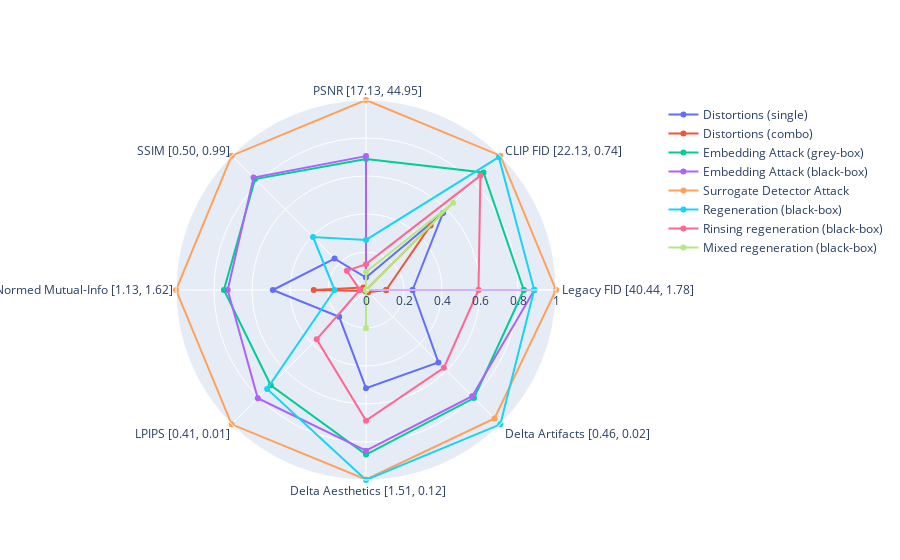

Here is the notebook cell this chart was saved with:
### Code cell
import plotly
import plotly.graph_objects as go
import numpy as np
import warnings
from dev import *

warnings.filterwarnings("ignore")


QUALITY_METRICS = {
    "legacy_fid": "Legacy FID",
    "clip_fid": "CLIP FID",
    "psnr": "PSNR",
    "ssim": "SSIM",
    "nmi": "Normed Mutual-Info",
    "lpips": "LPIPS",
    "aesthetics": "Delta Aesthetics",
    "artifacts": "Delta Artifacts",
}

aggregate_attack_name_dict = {
    "Distortions (single)": [
        "distortion_single_rotation",
        "distortion_single_resizedcrop",
        "distortion_single_erasing",
        "distortion_single_brightness",
        "distortion_single_contrast",
        "distortion_single_blurring",
        "distortion_single_noise",
        "distortion_single_jpeg",
    ],
    "Distortions (combo)": [
        "distortion_combo_geometric",
        "distortion_combo_photometric",
        "distortion_combo_degradation",
        "distortion_combo_all",
    ],
    "Embedding Attack (grey-box)": ["adv_emb_same_vae_untg"],
    "Embedding Attack (black-box)": [
        "adv_emb_clip_untg_alphaRatio_0.05_step_200",
        "adv_emb_sdxl_vae_untg",
        "adv_emb_klf16_vae_untg",
    ],
    "Surrogate Detector Attack": ["adv_cls_wm1_wm2_0.01_50_warm"],
    "Regeneration (black-box)": ["regen_diffusion", "kl_vae"],
    "Rinsing regeneration (black-box)": ["2x_regen", "4x_regen"],
    "Mixed regeneration (black-box)": ["4x_regen_bmshj", "4x_regen_kl_vae"],
}


result_dict = {k: {} for k in aggregate_attack_name_dict.keys()}
for aggregate_attack_name, attack_names in aggregate_attack_name_dict.items():
    qualities = {k: [] for k in QUALITY_METRICS.keys()}
    for attack_name in attack_names:
        json_dict = get_all_json_paths(
            lambda _dataset_name, _attack_name, _attack_strength, _source_name, _result_type: (
                (not _source_name.startswith("real")) and (_attack_name == attack_name)
            )
        )
        record_keys = set(
            [(key[0], key[3], key[1], key[2]) for key in json_dict.keys()]
        )
        for dataset_name, source_name, attack_name, attack_strength in record_keys:
            quality = get_quality(
                dataset_name,
                source_name,
                attack_name,
                attack_strength,
                mode="removal",
            )
            for mode in QUALITY_METRICS.keys():
                if quality[mode] is not None:
                    qualities[mode].append(quality[mode][0])
    for mode in QUALITY_METRICS.keys():
        result_dict[aggregate_attack_name][mode] = (
            np.array(qualities[mode]).mean()
            if mode != "artifacts"
            else -np.array(qualities[mode]).mean()
        )


fig = go.Figure()


# Retrieve the default Plotly colors
default_colors = plotly.colors.DEFAULT_PLOTLY_COLORS

alpha = 0.0  # Set your desired alpha value here, e.g., 0.5 for 50% transparency
modified_colors = [
    color.replace("rgb", "rgba").replace(")", f", {alpha})") for color in default_colors
]

left_dict = {}
right_dict = {}
for mode in QUALITY_METRICS.keys():
    qualities = []
    for aggregate_attack_name in aggregate_attack_name_dict.keys():
        qualities.append(result_dict[aggregate_attack_name][mode])
    if mode not in ["psnr", "ssim", "nmi"]:
        left_dict[mode] = max(qualities)
        right_dict[mode] = min(qualities)
    else:
        left_dict[mode] = min(qualities)
        right_dict[mode] = max(qualities)

for index, aggregate_attack_name in enumerate(aggregate_attack_name_dict.keys()):
    r = np.array(list(result_dict[aggregate_attack_name].values()))
    r = (r - np.array(list(left_dict.values()))) / (
        np.array(list(right_dict.values())) - np.array(list(left_dict.values()))
    )
    r = r.tolist()
    r.append(r[0])
    theta = [
        f" {v} [{l:.2f}, {r:.2f}]"
        for v, l, r in zip(
            QUALITY_METRICS.values(), left_dict.values(), right_dict.values()
        )
    ]
    theta.append(theta[0])
    fig.add_trace(
        go.Scatterpolar(
            r=r,
            theta=theta,
            fill="toself",
            name=aggregate_attack_name,
            fillcolor=modified_colors[index],
        )
    )

fig.update_layout(
    polar=dict(radialaxis=dict(visible=True, range=[0, 1])), showlegend=True
)

fig.show()

### Figure 1 — Plotly figure (JSON) as saved in the notebook; plotly's stock layout.template omitted (floating-point values rounded to 4 significant figures)
{"data": [{"fill": "toself", "fillcolor": "rgba(31, 119, 180, 0.0)", "name": "Distortions (single)", "r": [0.2451, 0.5736, 0.06565, 0.234, 0.4902, 0.1997, 0.5165, 0.5388, 0.2451], "theta": [" Legacy FID [40.44, 1.78]", " CLIP FID [22.13, 0.74]", " PSNR [17.13, 44.95]", " SSIM [0.50, 0.99]", " Normed Mutual-Info [1.13, 1.62]", " LPIPS [0.41, 0.01]", " Delta Aesthetics [1.51, 0.12]", " Delta Artifacts [0.46, 0.02]", " Legacy FID [40.44, 1.78]"], "type": "scatterpolar"}, {"fill": "toself", "fillcolor": "rgba(255, 127, 14, 0.0)", "name": "Distortions (combo)", "r": [0.1061, 0.4807, 0, 0.01926, 0.2752, 0.006924, 0, 0.01685, 0.1061], "theta": [" Legacy FID [40.44, 1.78]", " CLIP FID [22.13, 0.74]", " PSNR [17.13, 44.95]", " SSIM [0.50, 0.99]", " Normed Mutual-Info [1.13, 1.62]", " LPIPS [0.41, 0.01]", " Delta Aesthetics [1.51, 0.12]", " Delta Artifacts [0.46, 0.02]", " Legacy FID [40.44, 1.78]"], "type": "scatterpolar"}, {"fill": "toself", "fillcolor": "rgba(44, 160, 44, 0.0)", "name": "Embedding Attack (grey-box)", "r": [0.8304, 0.8748, 0.6889, 0.8254, 0.7477, 0.7091, 0.8663, 0.804, 0.8304], "theta": [" Legacy FID [40.44, 1.78]", " CLIP FID [22.13, 0.74]", " PSNR [17.13, 44.95]", " SSIM [0.50, 0.99]", " Normed Mutual-Info [1.13, 1.62]", " LPIPS [0.41, 0.01]", " Delta Aesthetics [1.51, 0.12]", " Delta Artifacts [0.46, 0.02]", " Legacy FID [40.44, 1.78]"], "type": "scatterpolar"}, {"fill": "toself", "fillcolor": "rgba(214, 39, 40, 0.0)", "name": "Embedding Attack (black-box)", "r": [0.886, 0, 0.7046, 0.8372, 0.7279, 0.8054, 0.8459, 0.7902, 0.886], "theta": [" Legacy FID [40.44, 1.78]", " CLIP FID [22.13, 0.74]", " PSNR [17.13, 44.95]", " SSIM [0.50, 0.99]", " Normed Mutual-Info [1.13, 1.62]", " LPIPS [0.41, 0.01]", " Delta Aesthetics [1.51, 0.12]", " Delta Artifacts [0.46, 0.02]", " Legacy FID [40.44, 1.78]"], "type": "scatterpolar"}, {"fill": "toself", "fillcolor": "rgba(148, 103, 189, 0.0)", "name": "Surrogate Detector Attack", "r": [1, 1, 1, 1, 1, 1, 0.9973, 0.9566, 1], "theta": [" Legacy FID [40.44, 1.78]", " CLIP FID [22.13, 0.74]", " PSNR [17.13, 44.95]", " SSIM [0.50, 0.99]", " Normed Mutual-Info [1.13, 1.62]", " LPIPS [0.41, 0.01]", " Delta Aesthetics [1.51, 0.12]", " Delta Artifacts [0.46, 0.02]", " Legacy FID [40.44, 1.78]"], "type": "scatterpolar"}, {"fill": "toself", "fillcolor": "rgba(140, 86, 75, 0.0)", "name": "Regeneration (black-box)", "r": [0.8854, 0.9888, 0.2638, 0.3946, 0.1651, 0.7363, 1, 1, 0.8854], "theta": [" Legacy FID [40.44, 1.78]", " CLIP FID [22.13, 0.74]", " PSNR [17.13, 44.95]", " SSIM [0.50, 0.99]", " Normed Mutual-Info [1.13, 1.62]", " LPIPS [0.41, 0.01]", " Delta Aesthetics [1.51, 0.12]", " Delta Artifacts [0.46, 0.02]", " Legacy FID [40.44, 1.78]"], "type": "scatterpolar"}, {"fill": "toself", "fillcolor": "rgba(227, 119, 194, 0.0)", "name": "Rinsing regeneration (black-box)", "r": [0.5922, 0.8515, 0.1361, 0.1428, 0.03218, 0.3671, 0.6876, 0.5793, 0.5922], "theta": [" Legacy FID [40.44, 1.78]", " CLIP FID [22.13, 0.74]", " PSNR [17.13, 44.95]", " SSIM [0.50, 0.99]", " Normed Mutual-Info [1.13, 1.62]", " LPIPS [0.41, 0.01]", " Delta Aesthetics [1.51, 0.12]", " Delta Artifacts [0.46, 0.02]", " Legacy FID [40.44, 1.78]"], "type": "scatterpolar"}, {"fill": "toself", "fillcolor": "rgba(127, 127, 127, 0.0)", "name": "Mixed regeneration (black-box)", "r": [0, 0.6488, 0.09515, 0, 0, 0, 0.2018, 0, 0], "theta": [" Legacy FID [40.44, 1.78]", " CLIP FID [22.13, 0.74]", " PSNR [17.13, 44.95]", " SSIM [0.50, 0.99]", " Normed Mutual-Info [1.13, 1.62]", " LPIPS [0.41, 0.01]", " Delta Aesthetics [1.51, 0.12]", " Delta Artifacts [0.46, 0.02]", " Legacy FID [40.44, 1.78]"], "type": "scatterpolar"}], "layout": {"polar": {"radialaxis": {"range": [0, 1], "visible": true}}, "showlegend": true}}
